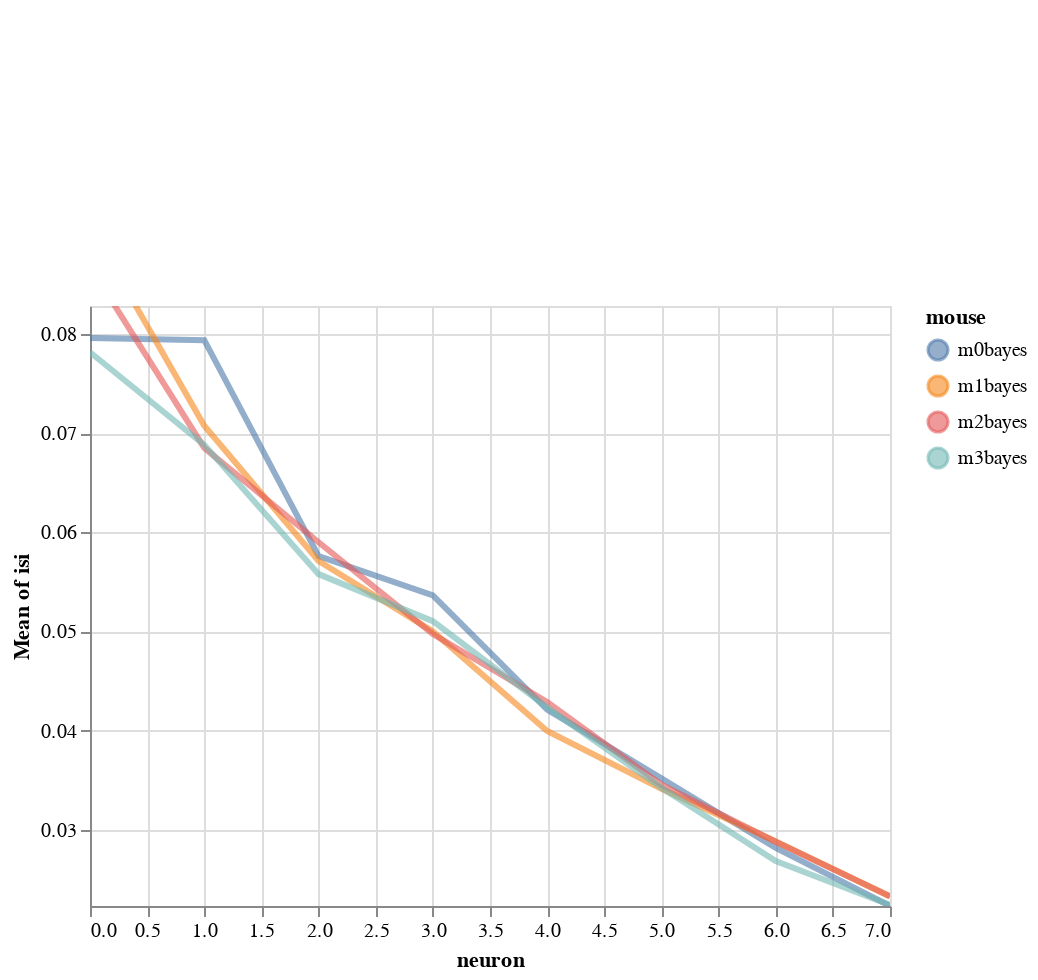

Notebook code for this chart:
### Code cell
import altair as alt
y='isi'
color='mouse'
x='neuron'

base=alt.Chart(df).encode(
            x=x,
            color=f'{color}',
            y=alt.Y(f'mean({y})',
                    scale=alt.Scale(zero=False,
                                    domain=list(np.quantile(df[y], [.05, .95])))),
)

# Create a selection that chooses the nearest point & selects based on x-value
nearest = alt.selection(type='single', nearest=True, on='mouseover',
                        fields=[x], empty='none')


# Transparent selectors across the chart. This is what tells us
# the x-value of the cursor
selectors = alt.Chart(df).mark_point().encode(
    x=x,
    opacity=alt.value(0),
).add_selection(
    nearest
)

highlight = alt.selection(type='single', on='mouseover',
                          fields=[color], nearest=True)

lines=base.mark_line(clip=True, fill=None, opacity=.6, ).encode(
            #tooltip=color,
            size=alt.condition(~highlight, alt.value(1), alt.value(3))
        )

# Draw text labels near the points, and highlight based on selection
text = lines.mark_text(align='left', dx=5, dy=-5).encode(
    text=alt.condition(nearest, y, alt.value(' '))
)

points = base.mark_circle().encode(
    opacity=alt.value(0)
).add_selection(
    highlight
)

alt.layer(
    lines, selectors, points, text
)

### Figure 1 — Vega-Lite specification as saved in the notebook (floating-point values rounded to 4 significant figures)
{"config": {"view": {"continuousWidth": 400, "continuousHeight": 300}}, "layer": [{"mark": {"type": "line", "clip": true, "fill": null, "opacity": 0.6}, "encoding": {"color": {"type": "nominal", "field": "mouse"}, "size": {"condition": {"value": 1, "selection": {"not": "selector003"}}, "value": 3}, "x": {"type": "quantitative", "field": "neuron"}, "y": {"type": "quantitative", "aggregate": "mean", "field": "isi", "scale": {"domain": [0.02233, 0.08281], "zero": false}}}}, {"mark": "point", "encoding": {"opacity": {"value": 0}, "x": {"type": "quantitative", "field": "neuron"}}, "selection": {"selector002": {"type": "single", "nearest": true, "on": "mouseover", "fields": ["neuron"], "empty": "none"}}}, {"mark": "circle", "encoding": {"color": {"type": "nominal", "field": "mouse"}, "opacity": {"value": 0}, "x": {"type": "quantitative", "field": "neuron"}, "y": {"type": "quantitative", "aggregate": "mean", "field": "isi", "scale": {"domain": [0.02233, 0.08281], "zero": false}}}, "selection": {"selector003": {"type": "single", "on": "mouseover", "fields": ["mouse"], "nearest": true}}}, {"mark": {"type": "text", "align": "left", "dx": 5, "dy": -5}, "encoding": {"color": {"type": "nominal", "field": "mouse"}, "size": {"condition": {"value": 1, "selection": {"not": "selector003"}}, "value": 3}, "text": {"condition": {"type": "quantitative", "field": "isi", "selection": "selector002"}, "value": " "}, "x": {"type": "quantitative", "field": "neuron"}, "y": {"type": "quantitative", "aggregate": "mean", "field": "isi", "scale": {"domain": [0.02233, 0.08281], "zero": false}}}}], "data": {"name": "data-b9295b3314805c5c10acca5f6b7d47fb"}, "$schema": "https://vega.github.io/schema/vega-lite/v4.8.1.json", "datasets": {"data-b9295b3314805c5c10acca5f6b7d47fb": [{"i_trial": 0, "neuron": 0, "stim": 0, "neuron_x_mouse": "0m0bayes", "mouse_code": 0, "neuron_code": 0, "mouse": "m0bayes", "log_firing_rate": 1.792, "Firing rate": 61.9, "firing_rate": 61.9, "i_spike": 44.0, "isi": 0.07802, "log_isi": -1.108}, {"i_trial": 0, "neuron": 0, "stim": 0, "neuron_x_mouse": "0m1bayes", "mouse_code": 1, "neuron_code": 1, "mouse": "m1bayes", "log_firing_rate": 2.248, "Firing rate": 176.9, "firing_rate": 176.9, "i_spike": 35.0, "isi": 0.1001, "log_isi": -0.9996}, {"i_trial": 0, "neuron": 0, "stim": 0, "neuron_x_mouse": "0m2bayes", "mouse_code": 2, "neuron_code": 2, "mouse": "m2bayes", "log_firing_rate": 1.77, "Firing rate": 58.89, "firing_rate": 58.89, "i_spike": 45.0, "isi": 0.07781, "log_isi": -1.109}, {"i_trial": 0, "neuron": 0, "stim": 0, "neuron_x_mouse": "0m3bayes", "mouse_code": 3, "neuron_code": 3, "mouse": "m3bayes", "log_firing_rate": 1.649, "Firing rate": 44.54, "firing_rate": 44.54, "i_spike": 32.5, "isi": 0.1056, "log_isi": -0.9762}, {"i_trial": 0, "neuron": 0, "stim": 1, "neuron_x_mouse": "0m0bayes", "mouse_code": 0, "neuron_code": 0, "mouse": "m0bayes", "log_firing_rate": 1.625, "Firing rate": 42.2, "firing_rate": 42.2, "i_spike": 42.5, "isi": 0.08301, "log_isi": -1.081}, {"i_trial": 0, "neuron": 0, "stim": 1, "neuron_x_mouse": "0m1bayes", "mouse_code": 1, "neuron_code": 1, "mouse": "m1bayes", "log_firing_rate": 1.754, "Firing rate": 56.79, "firing_rate": 56.79, "i_spike": 45.0, "isi": 0.07816, "log_isi": -1.107}, {"i_trial": 0, "neuron": 0, "stim": 1, "neuron_x_mouse": "0m2bayes", "mouse_code": 2, "neuron_code": 2, "mouse": "m2bayes", "log_firing_rate": 2.147, "Firing rate": 140.3, "firing_rate": 140.3, "i_spike": 49.0, "isi": 0.07182, "log_isi": -1.144}, {"i_trial": 0, "neuron": 0, "stim": 1, "neuron_x_mouse": "0m3bayes", "mouse_code": 3, "neuron_code": 3, "mouse": "m3bayes", "log_firing_rate": 1.951, "Firing rate": 89.28, "firing_rate": 89.28, "i_spike": 49.5, "isi": 0.07063, "log_isi": -1.151}, {"i_trial": 0, "neuron": 1, "stim": 0, "neuron_x_mouse": "1m0bayes", "mouse_code": 0, "neuron_code": 4, "mouse": "m0bayes", "log_firing_rate": 2.039, "Firing rate": 109.4, "firing_rate": 109.4, "i_spike": 51.0, "isi": 0.06644, "log_isi": -1.178}, {"i_trial": 0, "neuron": 1, "stim": 0, "neuron_x_mouse": "1m1bayes", "mouse_code": 1, "neuron_code": 5, "mouse": "m1bayes", "log_firing_rate": 1.624, "Firing rate": 42.07, "firing_rate": 42.07, "i_spike": 42.0, "isi": 0.08244, "log_isi": -1.084}, {"i_trial": 0, "neuron": 1, "stim": 0, "neuron_x_mouse": "1m2bayes", "mouse_code": 2, "neuron_code": 6, "mouse": "m2bayes", "log_firing_rate": 1.866, "Firing rate": 73.48, "firing_rate": 73.48, "i_spike": 47.5, "isi": 0.07213, "log_isi": -1.142}, {"i_trial": 0, "neuron": 1, "stim": 0, "neuron_x_mouse": "1m3bayes", "mouse_code": 3, "neuron_code": 7, "mouse": "m3bayes", "log_firing_rate": 1.971, "Firing rate": 93.59, "firing_rate": 93.59, "i_spike": 50.5, "isi": 0.06725, "log_isi": -1.172}, {"i_trial": 0, "neuron": 1, "stim": 1, "neuron_x_mouse": "1m0bayes", "mouse_code": 0, "neuron_code": 4, "mouse": "m0bayes", "log_firing_rate": 1.838, "Firing rate": 68.92, "firing_rate": 68.92, "i_spike": 43.0, "isi": 0.08194, "log_isi": -1.086}, {"i_trial": 0, "neuron": 1, "stim": 1, "neuron_x_mouse": "1m1bayes", "mouse_code": 1, "neuron_code": 5, "mouse": "m1bayes", "log_firing_rate": 1.865, "Firing rate": 73.24, "firing_rate": 73.24, "i_spike": 44.5, "isi": 0.07562, "log_isi": -1.121}, {"i_trial": 0, "neuron": 1, "stim": 1, "neuron_x_mouse": "1m2bayes", "mouse_code": 2, "neuron_code": 6, "mouse": "m2bayes", "log_firing_rate": 1.877, "Firing rate": 75.35, "firing_rate": 75.35, "i_spike": 45.5, "isi": 0.07627, "log_isi": -1.118}, {"i_trial": 0, "neuron": 1, "stim": 1, "neuron_x_mouse": "1m3bayes", "mouse_code": 3, "neuron_code": 7, "mouse": "m3bayes", "log_firing_rate": 1.861, "Firing rate": 72.67, "firing_rate": 72.67, "i_spike": 52.0, "isi": 0.0676, "log_isi": -1.17}, {"i_trial": 0, "neuron": 2, "stim": 0, "neuron_x_mouse": "2m0bayes", "mouse_code": 0, "neuron_code": 8, "mouse": "m0bayes", "log_firing_rate": 1.92, "Firing rate": 83.24, "firing_rate": 83.24, "i_spike": 57.0, "isi": 0.06054, "log_isi": -1.218}, {"i_trial": 0, "neuron": 2, "stim": 0, "neuron_x_mouse": "2m1bayes", "mouse_code": 1, "neuron_code": 9, "mouse": "m1bayes", "log_firing_rate": 1.835, "Firing rate": 68.32, "firing_rate": 68.32, "i_spike": 50.0, "isi": 0.06881, "log_isi": -1.162}, {"i_trial": 0, "neuron": 2, "stim": 0, "neuron_x_mouse": "2m2bayes", "mouse_code": 2, "neuron_code": 10, "mouse": "m2bayes", "log_firing_rate": 1.948, "Firing rate": 88.64, "firing_rate": 88.64, "i_spike": 57.0, "isi": 0.06151, "log_isi": -1.211}, {"i_trial": 0, "neuron": 2, "stim": 0, "neuron_x_mouse": "2m3bayes", "mouse_code": 3, "neuron_code": 11, "mouse": "m3bayes", "log_firing_rate": 2.165, "Firing rate": 146.1, "firing_rate": 146.1, "i_spike": 67.0, "isi": 0.05202, "log_isi": -1.284}, {"i_trial": 0, "neuron": 2, "stim": 1, "neuron_x_mouse": "2m0bayes", "mouse_code": 0, "neuron_code": 8, "mouse": "m0bayes", "log_firing_rate": 1.917, "Firing rate": 82.53, "firing_rate": 82.53, "i_spike": 60.0, "isi": 0.05866, "log_isi": -1.232}, {"i_trial": 0, "neuron": 2, "stim": 1, "neuron_x_mouse": "2m1bayes", "mouse_code": 1, "neuron_code": 9, "mouse": "m1bayes", "log_firing_rate": 2.343, "Firing rate": 220.2, "firing_rate": 220.2, "i_spike": 70.5, "isi": 0.04992, "log_isi": -1.302}, {"i_trial": 0, "neuron": 2, "stim": 1, "neuron_x_mouse": "2m2bayes", "mouse_code": 2, "neuron_code": 10, "mouse": "m2bayes", "log_firing_rate": 2.056, "Firing rate": 113.7, "firing_rate": 113.7, "i_spike": 75.5, "isi": 0.04604, "log_isi": -1.337}, {"i_trial": 0, "neuron": 2, "stim": 1, "neuron_x_mouse": "2m3bayes", "mouse_code": 3, "neuron_code": 11, "mouse": "m3bayes", "log_firing_rate": 2.028, "Firing rate": 106.8, "firing_rate": 106.8, "i_spike": 73.0, "isi": 0.04792, "log_isi": -1.319}, {"i_trial": 0, "neuron": 3, "stim": 0, "neuron_x_mouse": "3m0bayes", "mouse_code": 0, "neuron_code": 12, "mouse": "m0bayes", "log_firing_rate": 1.964, "Firing rate": 91.94, "firing_rate": 91.94, "i_spike": 66.0, "isi": 0.05146, "log_isi": -1.288}, {"i_trial": 0, "neuron": 3, "stim": 0, "neuron_x_mouse": "3m1bayes", "mouse_code": 1, "neuron_code": 13, "mouse": "m1bayes", "log_firing_rate": 2.219, "Firing rate": 165.5, "firing_rate": 165.5, "i_spike": 61.5, "isi": 0.05632, "log_isi": -1.249}, {"i_trial": 0, "neuron": 3, "stim": 0, "neuron_x_mouse": "3m2bayes", "mouse_code": 2, "neuron_code": 14, "mouse": "m2bayes", "log_firing_rate": 1.836, "Firing rate": 68.62, "firing_rate": 68.62, "i_spike": 64.5, "isi": 0.05286, "log_isi": -1.277}, {"i_trial": 0, "neuron": 3, "stim": 0, "neuron_x_mouse": "3m3bayes", "mouse_code": 3, "neuron_code": 15, "mouse": "m3bayes", "log_firing_rate": 2.462, "Firing rate": 289.6, "firing_rate": 289.6, "i_spike": 56.0, "isi": 0.06282, "log_isi": -1.202}, {"i_trial": 0, "neuron": 3, "stim": 1, "neuron_x_mouse": "3m0bayes", "mouse_code": 0, "neuron_code": 12, "mouse": "m0bayes", "log_firing_rate": 2.058, "Firing rate": 114.2, "firing_rate": 114.2, "i_spike": 59.0, "isi": 0.05896, "log_isi": -1.229}, {"i_trial": 0, "neuron": 3, "stim": 1, "neuron_x_mouse": "3m1bayes", "mouse_code": 1, "neuron_code": 13, "mouse": "m1bayes", "log_firing_rate": 2.079, "Firing rate": 120.0, "firing_rate": 120.0, "i_spike": 79.5, "isi": 0.04354, "log_isi": -1.361}, {"i_trial": 0, "neuron": 3, "stim": 1, "neuron_x_mouse": "3m2bayes", "mouse_code": 2, "neuron_code": 14, "mouse": "m2bayes", "log_firing_rate": 2.217, "Firing rate": 164.9, "firing_rate": 164.9, "i_spike": 77.0, "isi": 0.045, "log_isi": -1.347}, {"i_trial": 0, "neuron": 3, "stim": 1, "neuron_x_mouse": "3m3bayes", "mouse_code": 3, "neuron_code": 15, "mouse": "m3bayes", "log_firing_rate": 2.173, "Firing rate": 148.9, "firing_rate": 148.9, "i_spike": 77.5, "isi": 0.04465, "log_isi": -1.35}, {"i_trial": 0, "neuron": 4, "stim": 0, "neuron_x_mouse": "4m0bayes", "mouse_code": 0, "neuron_code": 16, "mouse": "m0bayes", "log_firing_rate": 2.207, "Firing rate": 161.1, "firing_rate": 161.1, "i_spike": 87.0, "isi": 0.04004, "log_isi": -1.398}, {"i_trial": 0, "neuron": 4, "stim": 0, "neuron_x_mouse": "4m1bayes", "mouse_code": 1, "neuron_code": 17, "mouse": "m1bayes", "log_firing_rate": 2.075, "Firing rate": 118.8, "firing_rate": 118.8, "i_spike": 93.0, "isi": 0.03734, "log_isi": -1.428}, {"i_trial": 0, "neuron": 4, "stim": 0, "neuron_x_mouse": "4m2bayes", "mouse_code": 2, "neuron_code": 18, "mouse": "m2bayes", "log_firing_rate": 2.026, "Firing rate": 106.2, "firing_rate": 106.2, "i_spike": 83.0, "isi": 0.04195, "log_isi": -1.377}, {"i_trial": 0, "neuron": 4, "stim": 0, "neuron_x_mouse": "4m3bayes", "mouse_code": 3, "neuron_code": 19, "mouse": "m3bayes", "log_firing_rate": 1.955, "Firing rate": 90.11, "firing_rate": 90.11, "i_spike": 69.5, "isi": 0.04975, "log_isi": -1.303}, {"i_trial": 0, "neuron": 4, "stim": 1, "neuron_x_mouse": "4m0bayes", "mouse_code": 0, "neuron_code": 16, "mouse": "m0bayes", "log_firing_rate": 2.564, "Firing rate": 366.1, "firing_rate": 366.1, "i_spike": 80.0, "isi": 0.04377, "log_isi": -1.359}, {"i_trial": 0, "neuron": 4, "stim": 1, "neuron_x_mouse": "4m1bayes", "mouse_code": 1, "neuron_code": 17, "mouse": "m1bayes", "log_firing_rate": 1.992, "Firing rate": 98.12, "firing_rate": 98.12, "i_spike": 79.0, "isi": 0.04418, "log_isi": -1.355}, {"i_trial": 0, "neuron": 4, "stim": 1, "neuron_x_mouse": "4m2bayes", "mouse_code": 2, "neuron_code": 18, "mouse": "m2bayes", "log_firing_rate": 2.018, "Firing rate": 104.2, "firing_rate": 104.2, "i_spike": 82.0, "isi": 0.0429, "log_isi": -1.368}, {"i_trial": 0, "neuron": 4, "stim": 1, "neuron_x_mouse": "4m3bayes", "mouse_code": 3, "neuron_code": 19, "mouse": "m3bayes", "log_firing_rate": 2.178, "Firing rate": 150.5, "firing_rate": 150.5, "i_spike": 87.0, "isi": 0.04038, "log_isi": -1.394}, {"i_trial": 0, "neuron": 5, "stim": 0, "neuron_x_mouse": "5m0bayes", "mouse_code": 0, "neuron_code": 20, "mouse": "m0bayes", "log_firing_rate": 2.164, "Firing rate": 145.9, "firing_rate": 145.9, "i_spike": 95.5, "isi": 0.03641, "log_isi": -1.439}, {"i_trial": 0, "neuron": 5, "stim": 0, "neuron_x_mouse": "5m1bayes", "mouse_code": 1, "neuron_code": 21, "mouse": "m1bayes", "log_firing_rate": 2.358, "Firing rate": 227.8, "firing_rate": 227.8, "i_spike": 118.5, "isi": 0.02963, "log_isi": -1.528}, {"i_trial": 0, "neuron": 5, "stim": 0, "neuron_x_mouse": "5m2bayes", "mouse_code": 2, "neuron_code": 22, "mouse": "m2bayes", "log_firing_rate": 2.258, "Firing rate": 181.3, "firing_rate": 181.3, "i_spike": 90.0, "isi": 0.03846, "log_isi": -1.415}, {"i_trial": 0, "neuron": 5, "stim": 0, "neuron_x_mouse": "5m3bayes", "mouse_code": 3, "neuron_code": 23, "mouse": "m3bayes", "log_firing_rate": 2.024, "Firing rate": 105.8, "firing_rate": 105.8, "i_spike": 84.0, "isi": 0.0412, "log_isi": -1.385}, {"i_trial": 0, "neuron": 5, "stim": 1, "neuron_x_mouse": "5m0bayes", "mouse_code": 0, "neuron_code": 20, "mouse": "m0bayes", "log_firing_rate": 1.995, "Firing rate": 98.83, "firing_rate": 98.83, "i_spike": 114.5, "isi": 0.03058, "log_isi": -1.515}, {"i_trial": 0, "neuron": 5, "stim": 1, "neuron_x_mouse": "5m1bayes", "mouse_code": 1, "neuron_code": 21, "mouse": "m1bayes", "log_firing_rate": 2.34, "Firing rate": 218.6, "firing_rate": 218.6, "i_spike": 84.5, "isi": 0.04138, "log_isi": -1.383}, {"i_trial": 0, "neuron": 5, "stim": 1, "neuron_x_mouse": "5m2bayes", "mouse_code": 2, "neuron_code": 22, "mouse": "m2bayes", "log_firing_rate": 2.293, "Firing rate": 196.3, "firing_rate": 196.3, "i_spike": 108.0, "isi": 0.03224, "log_isi": -1.492}, {"i_trial": 0, "neuron": 5, "stim": 1, "neuron_x_mouse": "5m3bayes", "mouse_code": 3, "neuron_code": 23, "mouse": "m3bayes", "log_firing_rate": 2.694, "Firing rate": 494.3, "firing_rate": 494.3, "i_spike": 111.5, "isi": 0.03151, "log_isi": -1.502}, {"i_trial": 0, "neuron": 6, "stim": 0, "neuron_x_mouse": "6m0bayes", "mouse_code": 0, "neuron_code": 24, "mouse": "m0bayes", "log_firing_rate": 2.454, "Firing rate": 284.5, "firing_rate": 284.5, "i_spike": 122.0, "isi": 0.02848, "log_isi": -1.545}, {"i_trial": 0, "neuron": 6, "stim": 0, "neuron_x_mouse": "6m1bayes", "mouse_code": 1, "neuron_code": 25, "mouse": "m1bayes", "log_firing_rate": 2.23, "Firing rate": 169.7, "firing_rate": 169.7, "i_spike": 115.5, "isi": 0.03032, "log_isi": -1.518}, {"i_trial": 0, "neuron": 6, "stim": 0, "neuron_x_mouse": "6m2bayes", "mouse_code": 2, "neuron_code": 26, "mouse": "m2bayes", "log_firing_rate": 2.759, "Firing rate": 574.3, "firing_rate": 574.3, "i_spike": 121.5, "isi": 0.02887, "log_isi": -1.54}, {"i_trial": 0, "neuron": 6, "stim": 0, "neuron_x_mouse": "6m3bayes", "mouse_code": 3, "neuron_code": 27, "mouse": "m3bayes", "log_firing_rate": 2.698, "Firing rate": 498.9, "firing_rate": 498.9, "i_spike": 126.0, "isi": 0.02766, "log_isi": -1.558}, {"i_trial": 0, "neuron": 6, "stim": 1, "neuron_x_mouse": "6m0bayes", "mouse_code": 0, "neuron_code": 24, "mouse": "m0bayes", "log_firing_rate": 3.105, "Firing rate": 1274.0, "firing_rate": 1274.0, "i_spike": 121.0, "isi": 0.02896, "log_isi": -1.538}, {"i_trial": 0, "neuron": 6, "stim": 1, "neuron_x_mouse": "6m1bayes", "mouse_code": 1, "neuron_code": 25, "mouse": "m1bayes", "log_firing_rate": 2.543, "Firing rate": 348.8, "firing_rate": 348.8, "i_spike": 132.5, "isi": 0.02643, "log_isi": -1.578}, {"i_trial": 0, "neuron": 6, "stim": 1, "neuron_x_mouse": "6m2bayes", "mouse_code": 2, "neuron_code": 26, "mouse": "m2bayes", "log_firing_rate": 2.182, "Firing rate": 151.9, "firing_rate": 151.9, "i_spike": 122.0, "isi": 0.0281, "log_isi": -1.551}, {"i_trial": 0, "neuron": 6, "stim": 1, "neuron_x_mouse": "6m3bayes", "mouse_code": 3, "neuron_code": 27, "mouse": "m3bayes", "log_firing_rate": 2.289, "Firing rate": 194.7, "firing_rate": 194.7, "i_spike": 144.0, "isi": 0.024, "log_isi": -1.62}, {"i_trial": 0, "neuron": 7, "stim": 0, "neuron_x_mouse": "7m0bayes", "mouse_code": 0, "neuron_code": 28, "mouse": "m0bayes", "log_firing_rate": 2.561, "Firing rate": 364.1, "firing_rate": 364.1, "i_spike": 156.0, "isi": 0.02247, "log_isi": -1.648}, {"i_trial": 0, "neuron": 7, "stim": 0, "neuron_x_mouse": "7m1bayes", "mouse_code": 1, "neuron_code": 29, "mouse": "m1bayes", "log_firing_rate": 2.937, "Firing rate": 865.7, "firing_rate": 865.7, "i_spike": 162.5, "isi": 0.02142, "log_isi": -1.669}, {"i_trial": 0, "neuron": 7, "stim": 0, "neuron_x_mouse": "7m2bayes", "mouse_code": 2, "neuron_code": 30, "mouse": "m2bayes", "log_firing_rate": 2.872, "Firing rate": 744.5, "firing_rate": 744.5, "i_spike": 174.0, "isi": 0.02006, "log_isi": -1.698}, {"i_trial": 0, "neuron": 7, "stim": 0, "neuron_x_mouse": "7m3bayes", "mouse_code": 3, "neuron_code": 31, "mouse": "m3bayes", "log_firing_rate": 2.307, "Firing rate": 202.6, "firing_rate": 202.6, "i_spike": 151.0, "isi": 0.02297, "log_isi": -1.639}, {"i_trial": 0, "neuron": 7, "stim": 1, "neuron_x_mouse": "7m0bayes", "mouse_code": 0, "neuron_code": 28, "mouse": "m0bayes", "log_firing_rate": 2.586, "Firing rate": 385.1, "firing_rate": 385.1, "i_spike": 161.5, "isi": 0.02163, "log_isi": -1.665}, {"i_trial": 0, "neuron": 7, "stim": 1, "neuron_x_mouse": "7m1bayes", "mouse_code": 1, "neuron_code": 29, "mouse": "m1bayes", "log_firing_rate": 2.25, "Firing rate": 178.0, "firing_rate": 178.0, "i_spike": 131.5, "isi": 0.02658, "log_isi": -1.575}, {"i_trial": 0, "neuron": 7, "stim": 1, "neuron_x_mouse": "7m2bayes", "mouse_code": 2, "neuron_code": 30, "mouse": "m2bayes", "log_firing_rate": 3.043, "Firing rate": 1105.0, "firing_rate": 1105.0, "i_spike": 135.5, "isi": 0.02576, "log_isi": -1.589}, {"i_trial": 0, "neuron": 7, "stim": 1, "neuron_x_mouse": "7m3bayes", "mouse_code": 3, "neuron_code": 31, "mouse": "m3bayes", "log_firing_rate": 2.537, "Firing rate": 344.0, "firing_rate": 344.0, "i_spike": 154.5, "isi": 0.02266, "log_isi": -1.645}, {"i_trial": 1, "neuron": 0, "stim": 0, "neuron_x_mouse": "0m0bayes", "mouse_code": 0, "neuron_code": 0, "mouse": "m0bayes", "log_firing_rate": 1.843, "Firing rate": 69.64, "firing_rate": 69.64, "i_spike": 44.0, "isi": 0.07976, "log_isi": -1.098}, {"i_trial": 1, "neuron": 0, "stim": 0, "neuron_x_mouse": "0m1bayes", "mouse_code": 1, "neuron_code": 1, "mouse": "m1bayes", "log_firing_rate": 1.546, "Firing rate": 35.17, "firing_rate": 35.17, "i_spike": 45.5, "isi": 0.07745, "log_isi": -1.111}, {"i_trial": 1, "neuron": 0, "stim": 0, "neuron_x_mouse": "0m2bayes", "mouse_code": 2, "neuron_code": 2, "mouse": "m2bayes", "log_firing_rate": 3.049, "Firing rate": 1118.0, "firing_rate": 1118.0, "i_spike": 31.5, "isi": 0.1113, "log_isi": -0.9533}, {"i_trial": 1, "neuron": 0, "stim": 0, "neuron_x_mouse": "0m3bayes", "mouse_code": 3, "neuron_code": 3, "mouse": "m3bayes", "log_firing_rate": 1.91, "Firing rate": 81.32, "firing_rate": 81.32, "i_spike": 47.0, "isi": 0.07299, "log_isi": -1.137}, {"i_trial": 1, "neuron": 0, "stim": 1, "neuron_x_mouse": "0m0bayes", "mouse_code": 0, "neuron_code": 0, "mouse": "m0bayes", "log_firing_rate": 1.816, "Firing rate": 65.39, "firing_rate": 65.39, "i_spike": 44.0, "isi": 0.07759, "log_isi": -1.11}, {"i_trial": 1, "neuron": 0, "stim": 1, "neuron_x_mouse": "0m1bayes", "mouse_code": 1, "neuron_code": 1, "mouse": "m1bayes", "log_firing_rate": 1.888, "Firing rate": 77.32, "firing_rate": 77.32, "i_spike": 31.0, "isi": 0.1078, "log_isi": -0.9672}, {"i_trial": 1, "neuron": 0, "stim": 1, "neuron_x_mouse": "0m2bayes", "mouse_code": 2, "neuron_code": 2, "mouse": "m2bayes", "log_firing_rate": 1.624, "Firing rate": 42.09, "firing_rate": 42.09, "i_spike": 41.0, "isi": 0.08627, "log_isi": -1.064}, {"i_trial": 1, "neuron": 0, "stim": 1, "neuron_x_mouse": "0m3bayes", "mouse_code": 3, "neuron_code": 3, "mouse": "m3bayes", "log_firing_rate": 1.988, "Firing rate": 97.27, "firing_rate": 97.27, "i_spike": 55.0, "isi": 0.06335, "log_isi": -1.198}, {"i_trial": 1, "neuron": 1, "stim": 0, "neuron_x_mouse": "1m0bayes", "mouse_code": 0, "neuron_code": 4, "mouse": "m0bayes", "log_firing_rate": 2.003, "Firing rate": 100.8, "firing_rate": 100.8, "i_spike": 45.5, "isi": 0.07714, "log_isi": -1.113}, {"i_trial": 1, "neuron": 1, "stim": 0, "neuron_x_mouse": "1m1bayes", "mouse_code": 1, "neuron_code": 5, "mouse": "m1bayes", "log_firing_rate": 1.852, "Firing rate": 71.08, "firing_rate": 71.08, "i_spike": 54.0, "isi": 0.06408, "log_isi": -1.193}, {"i_trial": 1, "neuron": 1, "stim": 0, "neuron_x_mouse": "1m2bayes", "mouse_code": 2, "neuron_code": 6, "mouse": "m2bayes", "log_firing_rate": 1.814, "Firing rate": 65.19, "firing_rate": 65.19, "i_spike": 53.0, "isi": 0.06416, "log_isi": -1.193}, {"i_trial": 1, "neuron": 1, "stim": 0, "neuron_x_mouse": "1m3bayes", "mouse_code": 3, "neuron_code": 7, "mouse": "m3bayes", "log_firing_rate": 1.583, "Firing rate": 38.24, "firing_rate": 38.24, "i_spike": 43.5, "isi": 0.08122, "log_isi": -1.09}, {"i_trial": 1, "neuron": 1, "stim": 1, "neuron_x_mouse": "1m0bayes", "mouse_code": 0, "neuron_code": 4, "mouse": "m0bayes", "log_firing_rate": 2.386, "Firing rate": 243.0, "firing_rate": 243.0, "i_spike": 38.5, "isi": 0.09193, "log_isi": -1.037}, {"i_trial": 1, "neuron": 1, "stim": 1, "neuron_x_mouse": "1m1bayes", "mouse_code": 1, "neuron_code": 5, "mouse": "m1bayes", "log_firing_rate": 2.003, "Firing rate": 100.7, "firing_rate": 100.7, "i_spike": 57.0, "isi": 0.06085, "log_isi": -1.216}, {"i_trial": 1, "neuron": 1, "stim": 1, "neuron_x_mouse": "1m2bayes", "mouse_code": 2, "neuron_code": 6, "mouse": "m2bayes", "log_firing_rate": 1.965, "Firing rate": 92.3, "firing_rate": 92.3, "i_spike": 57.0, "isi": 0.06147, "log_isi": -1.211}, {"i_trial": 1, "neuron": 1, "stim": 1, "neuron_x_mouse": "1m3bayes", "mouse_code": 3, "neuron_code": 7, "mouse": "m3bayes", "log_firing_rate": 1.734, "Firing rate": 54.24, "firing_rate": 54.24, "i_spike": 58.5, "isi": 0.05918, "log_isi": -1.228}, {"i_trial": 1, "neuron": 2, "stim": 0, "neuron_x_mouse": "2m0bayes", "mouse_code": 0, "neuron_code": 8, "mouse": "m0bayes", "log_firing_rate": 1.947, "Firing rate": 88.47, "firing_rate": 88.47, "i_spike": 61.0, "isi": 0.05614, "log_isi": -1.251}, {"i_trial": 1, "neuron": 2, "stim": 0, "neuron_x_mouse": "2m1bayes", "mouse_code": 1, "neuron_code": 9, "mouse": "m1bayes", "log_firing_rate": 2.171, "Firing rate": 148.2, "firing_rate": 148.2, "i_spike": 55.0, "isi": 0.06225, "log_isi": -1.206}, {"i_trial": 1, "neuron": 2, "stim": 0, "neuron_x_mouse": "2m2bayes", "mouse_code": 2, "neuron_code": 10, "mouse": "m2bayes", "log_firing_rate": 2.003, "Firing rate": 100.7, "firing_rate": 100.7, "i_spike": 61.0, "isi": 0.05725, "log_isi": -1.242}, {"i_trial": 1, "neuron": 2, "stim": 0, "neuron_x_mouse": "2m3bayes", "mouse_code": 3, "neuron_code": 11, "mouse": "m3bayes", "log_firing_rate": 2.061, "Firing rate": 115.2, "firing_rate": 115.2, "i_spike": 54.0, "isi": 0.06499, "log_isi": -1.187}, {"i_trial": 1, "neuron": 2, "stim": 1, "neuron_x_mouse": "2m0bayes", "mouse_code": 0, "neuron_code": 8, "mouse": "m0bayes", "log_firing_rate": 2.077, "Firing rate": 119.5, "firing_rate": 119.5, "i_spike": 61.0, "isi": 0.05505, "log_isi": -1.259}, {"i_trial": 1, "neuron": 2, "stim": 1, "neuron_x_mouse": "2m1bayes", "mouse_code": 1, "neuron_code": 9, "mouse": "m1bayes", "log_firing_rate": 3.165, "Firing rate": 1462.0, "firing_rate": 1462.0, "i_spike": 73.5, "isi": 0.04742, "log_isi": -1.324}, {"i_trial": 1, "neuron": 2, "stim": 1, "neuron_x_mouse": "2m2bayes", "mouse_code": 2, "neuron_code": 10, "mouse": "m2bayes", "log_firing_rate": 1.799, "Firing rate": 62.98, "firing_rate": 62.98, "i_spike": 48.0, "isi": 0.07118, "log_isi": -1.148}, {"i_trial": 1, "neuron": 2, "stim": 1, "neuron_x_mouse": "2m3bayes", "mouse_code": 3, "neuron_code": 11, "mouse": "m3bayes", "log_firing_rate": 2.151, "Firing rate": 141.5, "firing_rate": 141.5, "i_spike": 59.5, "isi": 0.0582, "log_isi": -1.235}, {"i_trial": 1, "neuron": 3, "stim": 0, "neuron_x_mouse": "3m0bayes", "mouse_code": 0, "neuron_code": 12, "mouse": "m0bayes", "log_firing_rate": 1.965, "Firing rate": 92.17, "firing_rate": 92.17, "i_spike": 82.0, "isi": 0.04248, "log_isi": -1.372}, {"i_trial": 1, "neuron": 3, "stim": 0, "neuron_x_mouse": "3m1bayes", "mouse_code": 1, "neuron_code": 13, "mouse": "m1bayes", "log_firing_rate": 2.118, "Firing rate": 131.2, "firing_rate": 131.2, "i_spike": 72.0, "isi": 0.04847, "log_isi": -1.315}, {"i_trial": 1, "neuron": 3, "stim": 0, "neuron_x_mouse": "3m2bayes", "mouse_code": 2, "neuron_code": 14, "mouse": "m2bayes", "log_firing_rate": 1.86, "Firing rate": 72.44, "firing_rate": 72.44, "i_spike": 62.0, "isi": 0.05577, "log_isi": -1.254}, {"i_trial": 1, "neuron": 3, "stim": 0, "neuron_x_mouse": "3m3bayes", "mouse_code": 3, "neuron_code": 15, "mouse": "m3bayes", "log_firing_rate": 2.254, "Firing rate": 179.6, "firing_rate": 179.6, "i_spike": 67.0, "isi": 0.05096, "log_isi": -1.293}, {"i_trial": 1, "neuron": 3, "stim": 1, "neuron_x_mouse": "3m0bayes", "mouse_code": 0, "neuron_code": 12, "mouse": "m0bayes", "log_firing_rate": 1.973, "Firing rate": 93.87, "firing_rate": 93.87, "i_spike": 57.0, "isi": 0.06162, "log_isi": -1.21}, {"i_trial": 1, "neuron": 3, "stim": 1, "neuron_x_mouse": "3m1bayes", "mouse_code": 1, "neuron_code": 13, "mouse": "m1bayes", "log_firing_rate": 1.932, "Firing rate": 85.51, "firing_rate": 85.51, "i_spike": 67.0, "isi": 0.05166, "log_isi": -1.287}, {"i_trial": 1, "neuron": 3, "stim": 1, "neuron_x_mouse": "3m2bayes", "mouse_code": 2, "neuron_code": 14, "mouse": "m2bayes", "log_firing_rate": 1.992, "Firing rate": 98.23, "firing_rate": 98.23, "i_spike": 75.5, "isi": 0.04532, "log_isi": -1.344}, {"i_trial": 1, "neuron": 3, "stim": 1, "neuron_x_mouse": "3m3bayes", "mouse_code": 3, "neuron_code": 15, "mouse": "m3bayes", "log_firing_rate": 2.337, "Firing rate": 217.4, "firing_rate": 217.4, "i_spike": 75.0, "isi": 0.04574, "log_isi": -1.34}, {"i_trial": 1, "neuron": 4, "stim": 0, "neuron_x_mouse": "4m0bayes", "mouse_code": 0, "neuron_code": 16, "mouse": "m0bayes", "log_firing_rate": 2.806, "Firing rate": 640.3, "firing_rate": 640.3, "i_spike": 90.0, "isi": 0.03891, "log_isi": -1.41}, {"i_trial": 1, "neuron": 4, "stim": 0, "neuron_x_mouse": "4m1bayes", "mouse_code": 1, "neuron_code": 17, "mouse": "m1bayes", "log_firing_rate": 2.03, "Firing rate": 107.3, "firing_rate": 107.3, "i_spike": 99.0, "isi": 0.03532, "log_isi": -1.452}, {"i_trial": 1, "neuron": 4, "stim": 0, "neuron_x_mouse": "4m2bayes", "mouse_code": 2, "neuron_code": 18, "mouse": "m2bayes", "log_firing_rate": 2.33, "Firing rate": 213.8, "firing_rate": 213.8, "i_spike": 74.0, "isi": 0.04665, "log_isi": -1.331}, {"i_trial": 1, "neuron": 4, "stim": 0, "neuron_x_mouse": "4m3bayes", "mouse_code": 3, "neuron_code": 19, "mouse": "m3bayes", "log_firing_rate": 2.169, "Firing rate": 147.4, "firing_rate": 147.4, "i_spike": 91.0, "isi": 0.03827, "log_isi": -1.417}, {"i_trial": 1, "neuron": 4, "stim": 1, "neuron_x_mouse": "4m0bayes", "mouse_code": 0, "neuron_code": 16, "mouse": "m0bayes", "log_firing_rate": 1.889, "Firing rate": 77.47, "firing_rate": 77.47, "i_spike": 76.5, "isi": 0.04576, "log_isi": -1.34}, {"i_trial": 1, "neuron": 4, "stim": 1, "neuron_x_mouse": "4m1bayes", "mouse_code": 1, "neuron_code": 17, "mouse": "m1bayes", "log_firing_rate": 2.405, "Firing rate": 254.2, "firing_rate": 254.2, "i_spike": 80.5, "isi": 0.04304, "log_isi": -1.366}, {"i_trial": 1, "neuron": 4, "stim": 1, "neuron_x_mouse": "4m2bayes", "mouse_code": 2, "neuron_code": 18, "mouse": "m2bayes", "log_firing_rate": 1.985, "Firing rate": 96.72, "firing_rate": 96.72, "i_spike": 87.5, "isi": 0.04011, "log_isi": -1.397}, {"i_trial": 1, "neuron": 4, "stim": 1, "neuron_x_mouse": "4m3bayes", "mouse_code": 3, "neuron_code": 19, "mouse": "m3bayes", "log_firing_rate": 2.204, "Firing rate": 159.9, "firing_rate": 159.9, "i_spike": 85.0, "isi": 0.04104, "log_isi": -1.387}, {"i_trial": 1, "neuron": 5, "stim": 0, "neuron_x_mouse": "5m0bayes", "mouse_code": 0, "neuron_code": 20, "mouse": "m0bayes", "log_firing_rate": 2.276, "Firing rate": 189.0, "firing_rate": 189.0, "i_spike": 98.0, "isi": 0.03537, "log_isi": -1.451}, {"i_trial": 1, "neuron": 5, "stim": 0, "neuron_x_mouse": "5m1bayes", "mouse_code": 1, "neuron_code": 21, "mouse": "m1bayes", "log_firing_rate": 2.669, "Firing rate": 467.1, "firing_rate": 467.1, "i_spike": 102.0, "isi": 0.03397, "log_isi": -1.469}, {"i_trial": 1, "neuron": 5, "stim": 0, "neuron_x_mouse": "5m2bayes", "mouse_code": 2, "neuron_code": 22, "mouse": "m2bayes", "log_firing_rate": 2.203, "Firing rate": 159.7, "firing_rate": 159.7, "i_spike": 105.5, "isi": 0.03324, "log_isi": -1.478}, {"i_trial": 1, "neuron": 5, "stim": 0, "neuron_x_mouse": "5m3bayes", "mouse_code": 3, "neuron_code": 23, "mouse": "m3bayes", "log_firing_rate": 2.478, "Firing rate": 300.3, "firing_rate": 300.3, "i_spike": 106.5, "isi": 0.03291, "log_isi": -1.483}, {"i_trial": 1, "neuron": 5, "stim": 1, "neuron_x_mouse": "5m0bayes", "mouse_code": 0, "neuron_code": 20, "mouse": "m0bayes", "log_firing_rate": 2.851, "Firing rate": 709.2, "firing_rate": 709.2, "i_spike": 91.0, "isi": 0.03842, "log_isi": -1.415}, {"i_trial": 1, "neuron": 5, "stim": 1, "neuron_x_mouse": "5m1bayes", "mouse_code": 1, "neuron_code": 21, "mouse": "m1bayes", "log_firing_rate": 2.366, "Firing rate": 232.4, "firing_rate": 232.4, "i_spike": 111.0, "isi": 0.03163, "log_isi": -1.5}, {"i_trial": 1, "neuron": 5, "stim": 1, "neuron_x_mouse": "5m2bayes", "mouse_code": 2, "neuron_code": 22, "mouse": "m2bayes", "log_firing_rate": 2.274, "Firing rate": 188.0, "firing_rate": 188.0, "i_spike": 102.0, "isi": 0.03433, "log_isi": -1.464}, {"i_trial": 1, "neuron": 5, "stim": 1, "neuron_x_mouse": "5m3bayes", "mouse_code": 3, "neuron_code": 23, "mouse": "m3bayes", "log_firing_rate": 2.698, "Firing rate": 498.9, "firing_rate": 498.9, "i_spike": 111.5, "isi": 0.03136, "log_isi": -1.504}, {"i_trial": 1, "neuron": 6, "stim": 0, "neuron_x_mouse": "6m0bayes", "mouse_code": 0, "neuron_code": 24, "mouse": "m0bayes", "log_firing_rate": 2.223, "Firing rate": 167.0, "firing_rate": 167.0, "i_spike": 126.5, "isi": 0.02754, "log_isi": -1.56}, {"i_trial": 1, "neuron": 6, "stim": 0, "neuron_x_mouse": "6m1bayes", "mouse_code": 1, "neuron_code": 25, "mouse": "m1bayes", "log_firing_rate": 2.26, "Firing rate": 181.8, "firing_rate": 181.8, "i_spike": 122.5, "isi": 0.02833, "log_isi": -1.548}, {"i_trial": 1, "neuron": 6, "stim": 0, "neuron_x_mouse": "6m2bayes", "mouse_code": 2, "neuron_code": 26, "mouse": "m2bayes", "log_firing_rate": 2.146, "Firing rate": 140.0, "firing_rate": 140.0, "i_spike": 106.5, "isi": 0.03261, "log_isi": -1.487}, {"i_trial": 1, "neuron": 6, "stim": 0, "neuron_x_mouse": "6m3bayes", "mouse_code": 3, "neuron_code": 27, "mouse": "m3bayes", "log_firing_rate": 2.233, "Firing rate": 171.0, "firing_rate": 171.0, "i_spike": 111.0, "isi": 0.03161, "log_isi": -1.5}, {"i_trial": 1, "neuron": 6, "stim": 1, "neuron_x_mouse": "6m0bayes", "mouse_code": 0, "neuron_code": 24, "mouse": "m0bayes", "log_firing_rate": 2.307, "Firing rate": 202.6, "firing_rate": 202.6, "i_spike": 126.0, "isi": 0.02776, "log_isi": -1.557}, {"i_trial": 1, "neuron": 6, "stim": 1, "neuron_x_mouse": "6m1bayes", "mouse_code": 1, "neuron_code": 25, "mouse": "m1bayes", "log_firing_rate": 2.31, "Firing rate": 204.1, "firing_rate": 204.1, "i_spike": 115.0, "isi": 0.0303, "log_isi": -1.519}, {"i_trial": 1, "neuron": 6, "stim": 1, "neuron_x_mouse": "6m2bayes", "mouse_code": 2, "neuron_code": 26, "mouse": "m2bayes", "log_firing_rate": 2.513, "Firing rate": 325.7, "firing_rate": 325.7, "i_spike": 137.0, "isi": 0.02563, "log_isi": -1.591}, {"i_trial": 1, "neuron": 6, "stim": 1, "neuron_x_mouse": "6m3bayes", "mouse_code": 3, "neuron_code": 27, "mouse": "m3bayes", "log_firing_rate": 2.483, "Firing rate": 304.1, "firing_rate": 304.1, "i_spike": 144.5, "isi": 0.0242, "log_isi": -1.616}, {"i_trial": 1, "neuron": 7, "stim": 0, "neuron_x_mouse": "7m0bayes", "mouse_code": 0, "neuron_code": 28, "mouse": "m0bayes", "log_firing_rate": 2.615, "Firing rate": 412.0, "firing_rate": 412.0, "i_spike": 155.0, "isi": 0.0226, "log_isi": -1.646}, {"i_trial": 1, "neuron": 7, "stim": 0, "neuron_x_mouse": "7m1bayes", "mouse_code": 1, "neuron_code": 29, "mouse": "m1bayes", "log_firing_rate": 2.716, "Firing rate": 520.5, "firing_rate": 520.5, "i_spike": 157.5, "isi": 0.02225, "log_isi": -1.653}, {"i_trial": 1, "neuron": 7, "stim": 0, "neuron_x_mouse": "7m2bayes", "mouse_code": 2, "neuron_code": 30, "mouse": "m2bayes", "log_firing_rate": 2.473, "Firing rate": 296.9, "firing_rate": 296.9, "i_spike": 134.0, "isi": 0.02609, "log_isi": -1.584}, {"i_trial": 1, "neuron": 7, "stim": 0, "neuron_x_mouse": "7m3bayes", "mouse_code": 3, "neuron_code": 31, "mouse": "m3bayes", "log_firing_rate": 2.436, "Firing rate": 272.9, "firing_rate": 272.9, "i_spike": 158.5, "isi": 0.02208, "log_isi": -1.656}, {"i_trial": 1, "neuron": 7, "stim": 1, "neuron_x_mouse": "7m0bayes", "mouse_code": 0, "neuron_code": 28, "mouse": "m0bayes", "log_firing_rate": 2.632, "Firing rate": 428.9, "firing_rate": 428.9, "i_spike": 154.0, "isi": 0.02265, "log_isi": -1.645}, {"i_trial": 1, "neuron": 7, "stim": 1, "neuron_x_mouse": "7m1bayes", "mouse_code": 1, "neuron_code": 29, "mouse": "m1bayes", "log_firing_rate": 2.489, "Firing rate": 308.0, "firing_rate": 308.0, "i_spike": 152.0, "isi": 0.02292, "log_isi": -1.64}, {"i_trial": 1, "neuron": 7, "stim": 1, "neuron_x_mouse": "7m2bayes", "mouse_code": 2, "neuron_code": 30, "mouse": "m2bayes", "log_firing_rate": 2.262, "Firing rate": 182.9, "firing_rate": 182.9, "i_spike": 164.0, "isi": 0.02127, "log_isi": -1.672}, {"i_trial": 1, "neuron": 7, "stim": 1, "neuron_x_mouse": "7m3bayes", "mouse_code": 3, "neuron_code": 31, "mouse": "m3bayes", "log_firing_rate": 2.489, "Firing rate": 308.2, "firing_rate": 308.2, "i_spike": 158.5, "isi": 0.02203, "log_isi": -1.657}]}}
